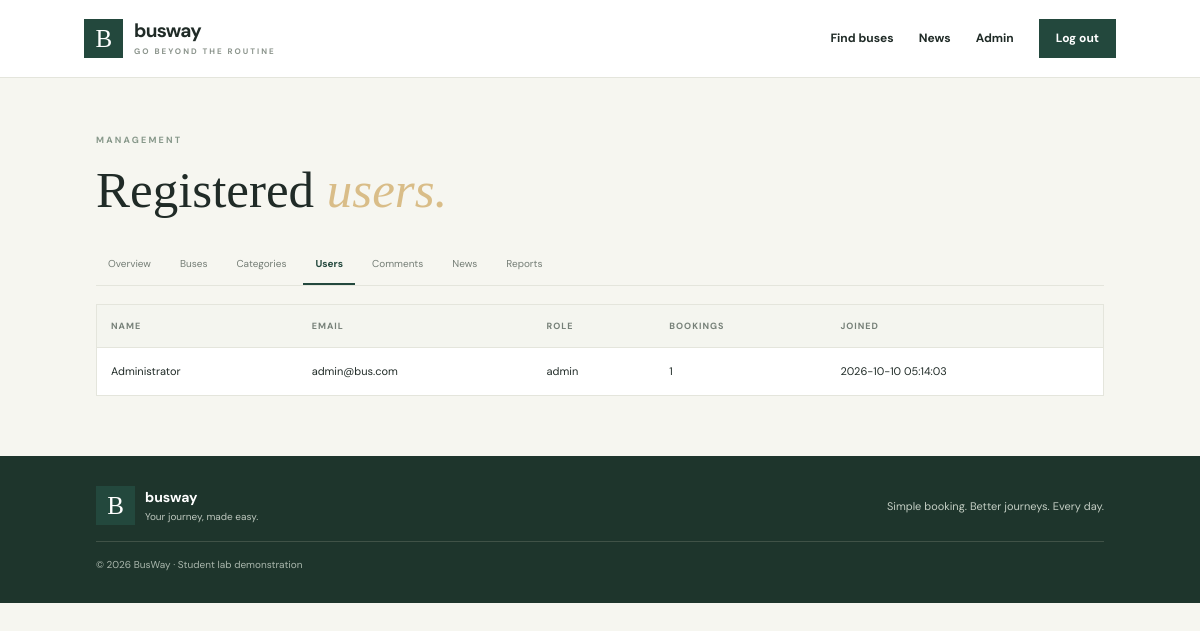
Page /admin/users (signed in) on the committed database.
### tables this page shows
CREATE TABLE users(
            id INTEGER PRIMARY KEY AUTOINCREMENT,
            name TEXT NOT NULL,
            email TEXT NOT NULL UNIQUE,
            password_hash TEXT NOT NULL,
            role TEXT NOT NULL DEFAULT 'customer',
            created_at TEXT NOT NULL DEFAULT CURRENT_TIMESTAMP
        );

### app.py (the view)
@app.route("/admin/users")
@admin_required
def admin_users():
    with db() as con:
        users = con.execute("""SELECT u.id,u.name,u.email,u.role,u.created_at,COUNT(b.id) AS bookings
                               FROM users u LEFT JOIN bookings b ON b.user_id=u.id
                               GROUP BY u.id ORDER BY u.created_at DESC""").fetchall()
    return render_template("admin/users.html", users=users)

### app.py (called while the page is built)
def db():
    con = sqlite3.connect(DB_PATH)
    con.row_factory = sqlite3.Row
    con.execute("PRAGMA foreign_keys=ON")
    return con

def user_now():
    if not session.get("user_id"):
        return None
    with db() as con:
        return con.execute("SELECT id,name,email,role FROM users WHERE id=?", (session["user_id"],)).fetchone()

def admin_required(fn):
    @wraps(fn)
    def wrapper(*args, **kwargs):
        user = user_now()
        if not user or user["role"] != "admin":
            flash("Administrator access is required.", "danger")
            return redirect(url_for("login"))
        return fn(*args, **kwargs)
    return wrapper

@app.context_processor
def inject_globals():
    return {"current_user": user_now(), "today": date.today().isoformat()}

### templates/admin/users.html
{% extends "base.html" %}{% block title %}Registered users{% endblock %}{% block content %}<section class="page-intro admin-intro"><span class="eyebrow">MANAGEMENT</span><h1>Registered <em>users.</em></h1><div class="admin-nav"><a href="{{ url_for('admin_dashboard') }}">Overview</a><a href="{{ url_for('admin_buses') }}">Buses</a><a href="{{ url_for('admin_categories') }}">Categories</a><a class="active" href="{{ url_for('admin_users') }}">Users</a><a href="{{ url_for('admin_comments') }}">Comments</a><a href="{{ url_for('admin_news') }}">News</a><a href="{{ url_for('admin_reports') }}">Reports</a></div></section><div class="table-wrap"><table><thead><tr><th>Name</th><th>Email</th><th>Role</th><th>Bookings</th><th>Joined</th></tr></thead><tbody>{% for u in users %}<tr><td>{{ u.name }}</td><td>{{ u.email }}</td><td>{{ u.role }}</td><td>{{ u.bookings }}</td><td>{{ u.created_at }}</td></tr>{% endfor %}</tbody></table></div>{% endblock %}

### static/style.css (style rules this page uses)
:root { --ink:#202b27;--muted:#747d75;--paper:#f6f6f0;--white:#fff;--green:#23483d;--green2:#386451;--gold:#d8b879;--line:#e4e5dc;--red:#a2473e }
* { box-sizing:border-box }
body { margin:0;background:var(--paper);color:var(--ink);font:14px/1.65 'DM Sans',sans-serif }
a { color:inherit;text-decoration:none }
.eyebrow { display:block;font-size:9px;font-weight:700;letter-spacing:2.2px;color:#87988a;margin-bottom:12px }
.hero h1 em,.auth-copy h1 em,.how h2 em,.page-intro h1 em,.narrow h1 em { color:#d9bd88;font-weight:500 }
.page-intro { padding:55px 8% 28px }
.page-intro h1,.narrow h1 { font:500 clamp(36px,4.5vw,51px)/1.2 'Playfair Display',serif;margin:0 0 10px }
.table-wrap { margin:0 8% 60px;overflow-x:auto;background:white;border:1px solid var(--line) }
table { width:100%;border-collapse:collapse;text-align:left;font-size:11px;min-width:800px }
th { font-size:9px;letter-spacing:1px;text-transform:uppercase;color:#768078;background:#f4f5ef }
td,th { padding:14px;border-bottom:1px solid var(--line);vertical-align:middle }
tbody tr:last-child td { border-bottom:0 }
.admin-intro { padding-bottom:18px }
.admin-nav { display:flex;gap:5px;flex-wrap:wrap;border-bottom:1px solid var(--line);margin-top:25px }
.admin-nav a { font-size:10px;padding:10px 12px;color:var(--muted);border-bottom:2px solid transparent }
.admin-nav a.active { border-color:var(--green);color:var(--green);font-weight:700 }

### rows in the picture
users: name "Administrator", email "admin@bus.com", role "admin", bookings "1", created_at "2026-10-10 05:14:03"
